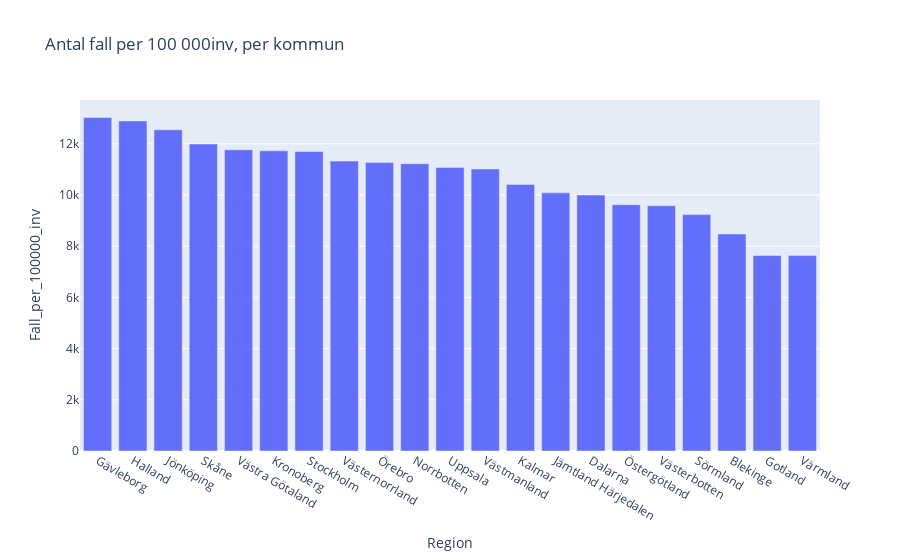

The code cell stored with this chart in its notebook:
### Code cell
per_region = per_region.sort_values("Fall_per_100000_inv",ascending=False)
fig1 = px.bar(per_region, x= "Region", y = "Fall_per_100000_inv", title= "Antal fall per 100 000inv, per kommun")
fig1.show()
fig1.write_html("Visualiseringar/KPI4.html")

### Figure 1 — Plotly figure (JSON) as saved in the notebook; plotly's stock layout.template omitted (floating-point values rounded to 4 significant figures)
{"data": [{"alignmentgroup": "True", "hovertemplate": "Region=%{x}<br>Fall_per_100000_inv=%{y}<extra></extra>", "legendgroup": "", "marker": {"color": "#636efa", "pattern": {"shape": ""}}, "name": "", "offsetgroup": "", "orientation": "v", "showlegend": false, "textposition": "auto", "type": "bar", "x": ["Gävleborg", "Halland", "Jönköping", "Skåne", "Västra Götaland", "Kronoberg", "Stockholm", "Västernorrland", "Örebro", "Norrbotten", "Uppsala", "Västmanland", "Kalmar", "Jämtland Härjedalen", "Dalarna", "Östergötland", "Västerbotten", "Sörmland", "Blekinge", "Gotland", "Värmland"], "xaxis": "x", "y": [13030.0, 12890.0, 12550.0, 11990.0, 11770.0, 11730.0, 11700.0, 11330.0, 11270.0, 11220.0, 11080.0, 11020.0, 10420.0, 10090.0, 9998.0, 9623.0, 9584.0, 9234.0, 8475.0, 7637.0, 7634.0], "yaxis": "y"}], "layout": {"barmode": "relative", "legend": {"tracegroupgap": 0}, "title": {"text": "Antal fall per 100 000inv, per kommun"}, "xaxis": {"anchor": "y", "domain": [0, 1], "title": {"text": "Region"}}, "yaxis": {"anchor": "x", "domain": [0, 1], "title": {"text": "Fall_per_100000_inv"}}}}
